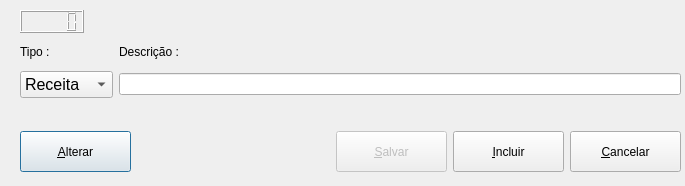
<?xml version="1.0" encoding="UTF-8"?>
<ui version="4.0">
 <class>CadOrigem</class>
 <widget class="QDialog" name="CadOrigem">
  <property name="windowModality">
   <enum>Qt::ApplicationModal</enum>
  </property>
  <property name="geometry">
   <rect>
    <x>0</x>
    <y>0</y>
    <width>685</width>
    <height>186</height>
   </rect>
  </property>
  <property name="minimumSize">
   <size>
    <width>685</width>
    <height>186</height>
   </size>
  </property>
  <property name="maximumSize">
   <size>
    <width>685</width>
    <height>186</height>
   </size>
  </property>
  <property name="windowTitle">
   <string>Cadastro de Origem</string>
  </property>
  <property name="styleSheet">
   <string notr="true">font: 12pt &quot;Segoe UI&quot;;</string>
  </property>
  <property name="modal">
   <bool>true</bool>
  </property>
  <widget class="QLCDNumber" name="lcdNumber">
   <property name="geometry">
    <rect>
     <x>20</x>
     <y>10</y>
     <width>64</width>
     <height>23</height>
    </rect>
   </property>
  </widget>
  <widget class="QWidget" name="">
   <property name="geometry">
    <rect>
     <x>20</x>
     <y>70</y>
     <width>661</width>
     <height>29</height>
    </rect>
   </property>
   <layout class="QHBoxLayout" name="horizontalLayout_2">
    <item>
     <widget class="QComboBox" name="comboBox">
      <property name="font">
       <font>
        <family>Segoe UI</family>
        <pointsize>12</pointsize>
       </font>
      </property>
      <item>
       <property name="text">
        <string>Receita</string>
       </property>
      </item>
      <item>
       <property name="text">
        <string>Despesa</string>
       </property>
      </item>
     </widget>
    </item>
    <item>
     <widget class="QLineEdit" name="lineEdit"/>
    </item>
   </layout>
  </widget>
  <widget class="QWidget" name="">
   <property name="geometry">
    <rect>
     <x>20</x>
     <y>130</y>
     <width>661</width>
     <height>43</height>
    </rect>
   </property>
   <layout class="QHBoxLayout" name="horizontalLayout">
    <item>
     <widget class="QPushButton" name="pushButton">
      <property name="minimumSize">
       <size>
        <width>111</width>
        <height>41</height>
       </size>
      </property>
      <property name="text">
       <string>&amp;Alterar</string>
      </property>
      <property name="shortcut">
       <string>Alt+A</string>
      </property>
     </widget>
    </item>
    <item>
     <spacer name="horizontalSpacer">
      <property name="orientation">
       <enum>Qt::Horizontal</enum>
      </property>
      <property name="sizeHint" stdset="0">
       <size>
        <width>250</width>
        <height>20</height>
       </size>
      </property>
     </spacer>
    </item>
    <item>
     <widget class="QPushButton" name="pushButton_2">
      <property name="enabled">
       <bool>false</bool>
      </property>
      <property name="minimumSize">
       <size>
        <width>111</width>
        <height>41</height>
       </size>
      </property>
      <property name="whatsThis">
       <string/>
      </property>
      <property name="text">
       <string>&amp;Salvar</string>
      </property>
      <property name="shortcut">
       <string>Alt+S</string>
      </property>
      <property name="checkable">
       <bool>false</bool>
      </property>
      <property name="checked">
       <bool>false</bool>
      </property>
     </widget>
    </item>
    <item>
     <widget class="QPushButton" name="pushButton_3">
      <property name="minimumSize">
       <size>
        <width>111</width>
        <height>41</height>
       </size>
      </property>
      <property name="text">
       <string>&amp;Incluir</string>
      </property>
      <property name="shortcut">
       <string>Alt+I</string>
      </property>
     </widget>
    </item>
    <item>
     <widget class="QPushButton" name="pushButton_4">
      <property name="minimumSize">
       <size>
        <width>111</width>
        <height>41</height>
       </size>
      </property>
      <property name="text">
       <string>&amp;Cancelar</string>
      </property>
      <property name="shortcut">
       <string>Alt+C</string>
      </property>
     </widget>
    </item>
   </layout>
  </widget>
  <widget class="QWidget" name="">
   <property name="geometry">
    <rect>
     <x>20</x>
     <y>40</y>
     <width>191</width>
     <height>23</height>
    </rect>
   </property>
   <layout class="QHBoxLayout" name="horizontalLayout_3">
    <item>
     <widget class="QLabel" name="label_2">
      <property name="text">
       <string>Tipo :</string>
      </property>
     </widget>
    </item>
    <item>
     <widget class="QLabel" name="label">
      <property name="text">
       <string>Descrição :</string>
      </property>
     </widget>
    </item>
   </layout>
  </widget>
 </widget>
 <resources/>
 <connections/>
</ui>
